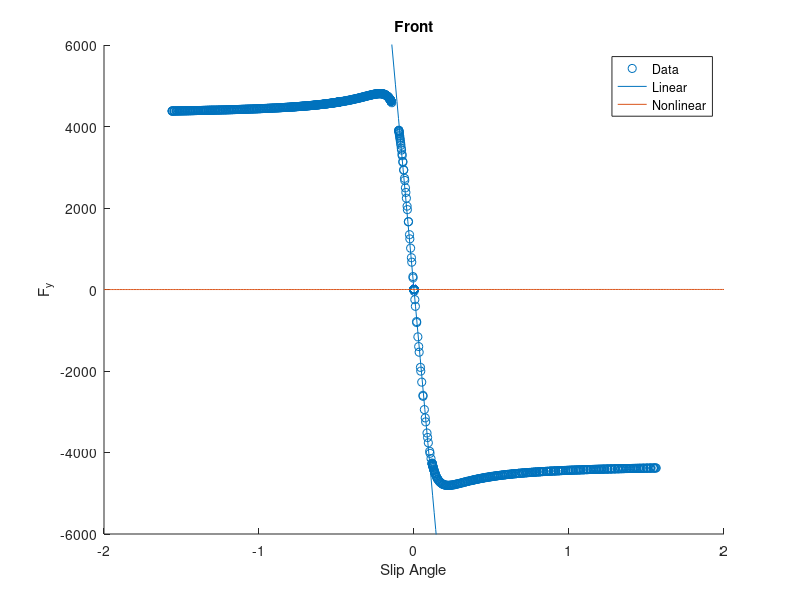
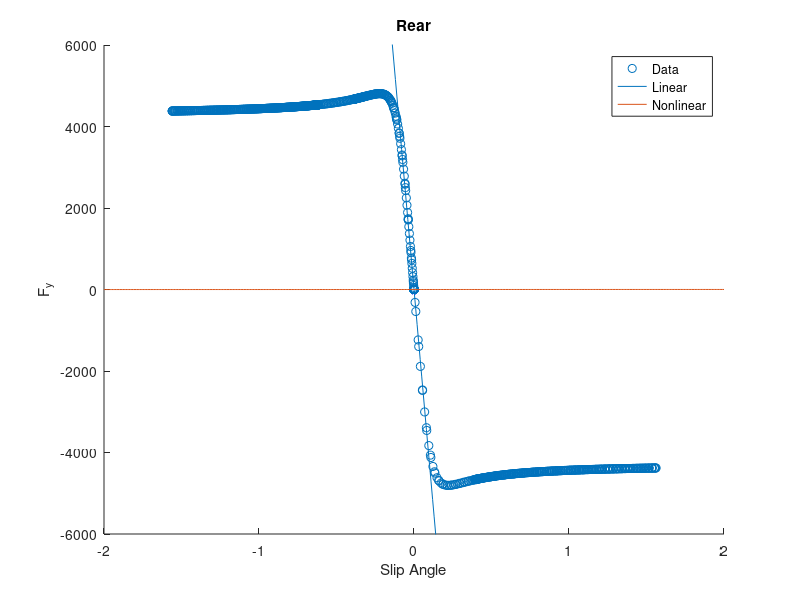

These charts were generated, in order, by the following MATLAB code:
load data.mat
% Data desription:
% - states_list contains the time series of the states
% - inputs_list contains the time series of the inputs
% - F_xfw_list contains the time series of the front tire
%   longitudinal force
% - F_xr_list contains the time series of the rear tire
%   longitudinal force
x = states_list(1,1:end-1); % x position
y = states_list(2,1:end-1); % y_position
h = states_list(3,1:end-1); % h_position
u = states_list(4,1:end-1);
v = states_list(5,1:end-1);
r = states_list(6,1:end-1);
w = states_list(7,1:end-1); %not used
m=1400;
Izz=2667;
lf=1.4;
lr=1.4;
rw=0.5;
J = 100;
g = 9.81;
dt = 0.01;
delta = inputs_list(2,:);
T = inputs_list(1,:);    %not used
%TODO: Write a script that plots the lateral tire characteristic curve. We
%      can ignore the longitudianl tire chracteristic curve in this case, since
%      the longitudinal forces are already given
% ignore last element. Part 2: use classes
vdot = [];
for k=1:1:1099
    newvdot = (v(k+1)-v(k))/dt;
    vdot = [vdot newvdot];
end
rdot = [];
for k=1:1:1099
    newrdot = (r(k+1)-r(k))/dt;
    rdot = [rdot newrdot];
end
% Adjust size of other vectors
F_xr = F_xr_list(1:end-1);
F_xfw = F_xfw_list(1:end-1);
x = x(1:end-1);
y = y(1:end-1);
h = h(1:end-1);
u = u(1:end-1);
v = v(1:end-1);
r = r(1:end-1);
delta=delta(1:end-1);
% Find vf and vr
v_f = v+lf.*r;
v_r = v-lr.*r;
% Rotate
u_wf = u.*cos(-delta)-v_f.*sin(-delta);
v_wf = u.*sin(-delta)+v_f.*cos(-delta);
u_wr = u;
v_wr = v_r;
% Find slip angles
alphaf = atan(v_wf./sqrt((u_wf).^2 +0.05));
alphar = atan(v_wr./sqrt((u_wr).^2 +0.05));
% Find lateral forces
F_ywf=(lr.*m.*(vdot+u.*r)+rdot*Izz-(lf+lr)*sin(delta).*F_xfw)./((lf+lr).*cos(delta));
F_yr=(m*(vdot+u.*r)-rdot*Izz/lf)./(1+lr/lf);
% Plot the data
figure(1);
hold on;
scatter(alphaf, F_ywf);
title('Front');
xlabel('Slip Angle');
ylabel('F_y');
figure(2);
hold on;
scatter(alphar, F_yr);
title('Rear')
xlabel('Slip Angle');
ylabel('F_y');
% Sort the data
[alphafSorted, If] = sort(alphaf);
F_ywfSorted = F_ywf(If);
[alpharSorted, Ir] = sort(alphar);
F_yrSorted = F_yr(Ir);
% Only take half of the data for analysis
alphaf1 = alphafSorted(1:2:end);
alphaf2 = alphafSorted(2:2:end);
F_ywf1 = F_ywfSorted(1:2:end);
F_ywf2 = F_ywfSorted(2:2:end);
alphar1 = alpharSorted(1:2:end);
alphar2 = alpharSorted(2:2:end);
F_yr1 = F_yrSorted(1:2:end);
F_yr2 = F_yrSorted(2:2:end);
% Select and fit a curve to the data in the linear region for the front 
alphafSelected = alphaf1(abs(alphaf1)<0.1);
F_ywfSelected = F_ywf1(abs(alphaf1)<0.1);
fLinearCoef = polyfit(alphafSelected, F_ywfSelected, 1);
fLinear = @(t) fLinearCoef(1)*t+fLinearCoef(2);
figure(1);
t = -0.5:0.01:0.5;
plot(t, fLinear(t));
xlim([-2,2]);
ylim([-6000, 6000]);
% Select and fit a curve to the data in the linear region for the rear
alpharSelected = alphar1(abs(alphar1)<0.1);
F_yrSelected = F_yr1(abs(alphar1)<0.1);
rLinearCoef = polyfit(alpharSelected, F_yrSelected, 1);
rLinear = @(t) rLinearCoef(1)*t+rLinearCoef(2);
figure(2);
t = -0.5:0.01:0.5;
plot(t, rLinear(t));
xlim([-2,2]);
ylim([-6000, 6000]);
% Nonlinear curve for the front
% F = C1tanh(C2*alpha)
% x = [C1 C2 alpha]
Nonlinear = @(x,xdata)x(1)*tanh(x(2)*xdata);
x0 = [1 1];
[fNonlinearCoef,resnorm,~,exitflag,output]=lsqcurvefit(Nonlinear, x0, alphaf1, F_ywf1);
fNonLinearCurve = @(x) fNonlinearCoef(1)*tanh(fNonlinearCoef(2)*x);
figure(1);
t=-2:0.01:2;
plot(t, fNonLinearCurve(t));
legend('Data', 'Linear','Nonlinear');
% Nonlinear curve for the rear
[rNonlinearCoef,resnorm,~,exitflag,output]=lsqcurvefit(Nonlinear, x0, alphar1, F_yr1);
rNonLinearCurve = @(x) rNonlinearCoef(1)*tanh(rNonlinearCoef(2)*x);
figure(2);
t=-2:0.01:2;
plot(t, rNonLinearCurve(t));
legend('Data','Linear','Nonlinear');
